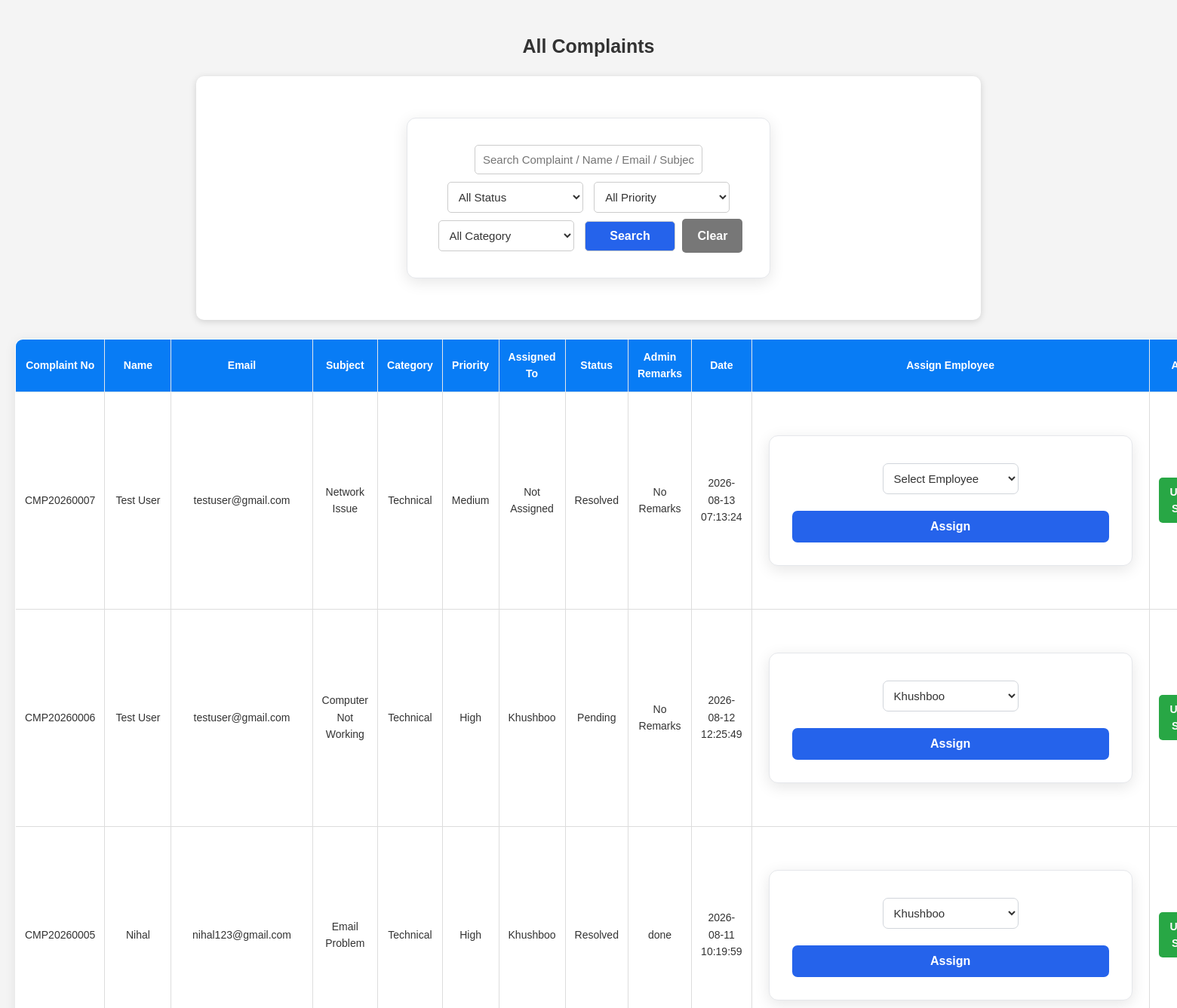
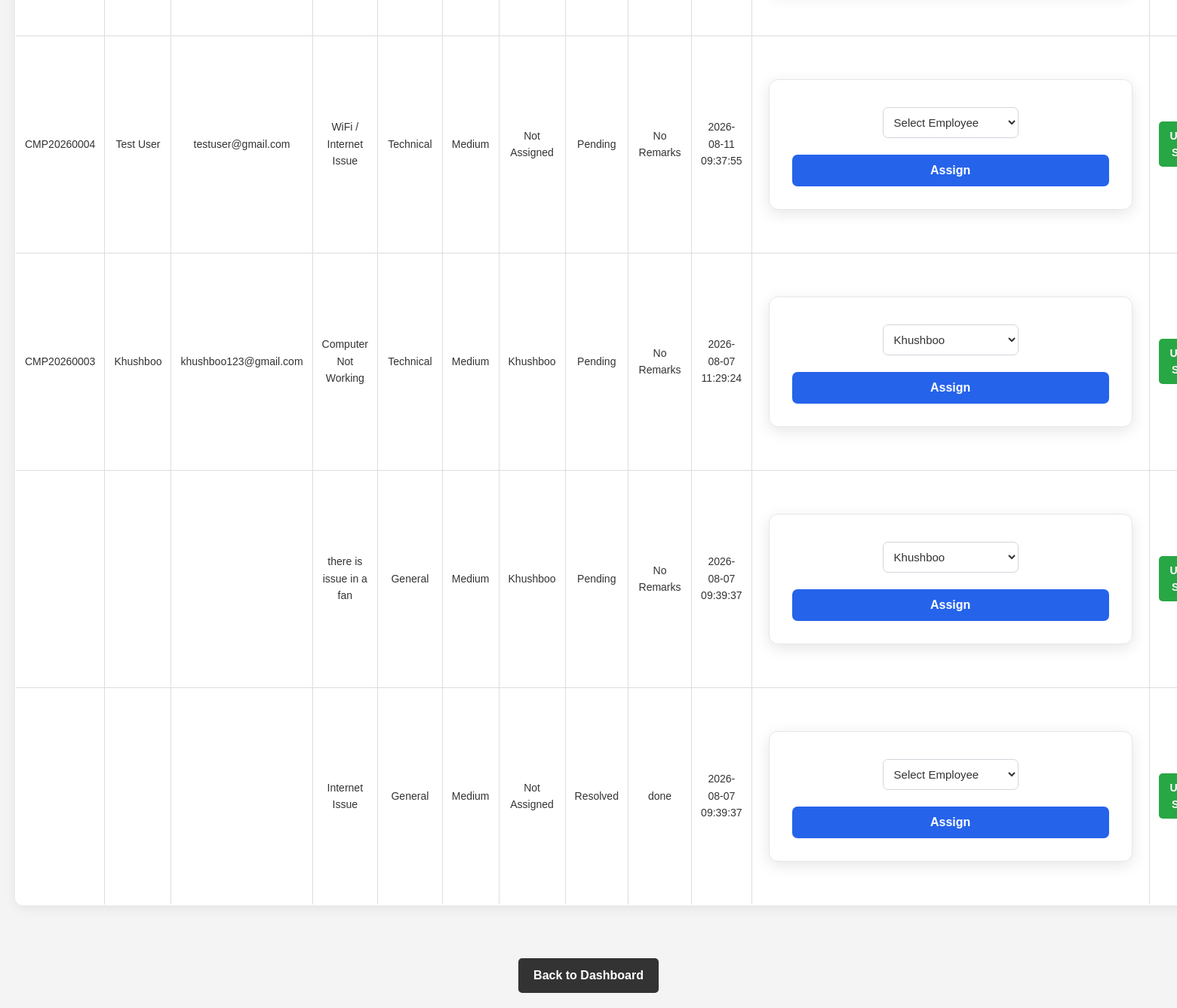
The app's page /view_all_complaints.php (signed in) with its own data (2 pictures, top to bottom).
### tables this page shows
CREATE TABLE `complaints` (
  `id` int(11) NOT NULL,
  `complaint_no` varchar(20) DEFAULT NULL,
  `name` varchar(100) DEFAULT NULL,
  `email` varchar(100) DEFAULT NULL,
  `user_id` int(11) NOT NULL,
  `subject` varchar(200) NOT NULL,
  `description` text NOT NULL,
  `category` varchar(50) DEFAULT 'General',
  `priority` enum('Low','Medium','High') DEFAULT 'Medium',
  `assigned_to` varchar(100) DEFAULT NULL,
  `admin_remarks` text DEFAULT NULL,
  `created_at` timestamp NOT NULL DEFAULT current_timestamp(),
  `updated_at` timestamp NOT NULL DEFAULT current_timestamp() ON UPDATE current_timestamp(),
  `status` varchar(30) DEFAULT 'Pending'
);

CREATE TABLE `employees` (
  `id` int(11) NOT NULL,
  `name` varchar(100) DEFAULT NULL,
  `email` varchar(100) DEFAULT NULL,
  `department` varchar(50) DEFAULT NULL,
  `password` varchar(255) DEFAULT NULL,
  `created_at` timestamp NOT NULL DEFAULT current_timestamp()
);

### view_all_complaints.php (the view, shortened to what this page needs)
<?php
include("../db.php");
$search = isset($_GET['search'])
    ? mysqli_real_escape_string($conn, $_GET['search'])
    : '';
$sql = "SELECT * FROM complaints WHERE 1=1";
$sql .= " ORDER BY id DESC";
$result = mysqli_query($conn, $sql);
$employee_result = mysqli_query(
    $conn,
    "SELECT id, name FROM employees ORDER BY name ASC"
);
$employees = [];
while($employee = mysqli_fetch_assoc($employee_result))
{
    $employees[] = $employee;
}
?>
<!DOCTYPE html>
<html>
<head>
<link rel="stylesheet" href="../css/style.css">
</head>
<body>
<h2>All Complaints</h2>
<div class="search-box">
<form method="GET">
<input
    type="text"
    name="search"
    placeholder="Search Complaint / Name / Email / Subject"
    value="<?php echo htmlspecialchars($search); ?>"
>
<select name="status">
<option value="">All Status</option>
</select>
<select name="priority">
<option value="">All Priority</option>
</select>
<select name="category">
<option value="">All Category</option>
</select>
<input
    type="submit"
    value="Search"
    class="search-btn"
>
<a
    href="view_all_complaints.php"
    class="clear-btn"
>
Clear
</a>
</form>
</div>
<table>
<tr>
<th>Complaint No</th>
<th>Name</th>
<th>Email</th>
<th>Subject</th>
<th>Category</th>
<th>Priority</th>
<th>Assigned To</th>
<th>Status</th>
<th>Admin Remarks</th>
<th>Date</th>
<th>Assign Employee</th>
<th>Action</th>
</tr>
<?php
if(mysqli_num_rows($result) > 0)
{
    while($row = mysqli_fetch_assoc($result))
    {
?>
<tr>
<td>
<?php
echo htmlspecialchars($row['complaint_no']);
?>
</td>
<td>
<?php
echo htmlspecialchars($row['name']);
?>
</td>
<td>
<?php
echo htmlspecialchars($row['email']);
?>
</td>
<td>
<?php
echo htmlspecialchars($row['subject']);
?>
</td>
<td>
<?php
echo htmlspecialchars($row['category']);
?>
</td>
<td>
<?php
echo htmlspecialchars($row['priority']);
?>
</td>
<td>
<?php
if(!empty($row['assigned_to']))
{
    echo htmlspecialchars($row['assigned_to']);
}
else
{
    echo "Not Assigned";
}
?>
</td>
<td>
<?php
echo htmlspecialchars($row['status']);
?>
</td>
<td>
<?php
if(!empty($row['admin_remarks']))
{
    echo htmlspecialchars($row['admin_remarks']);
}
else
{
    echo "No Remarks";
}
?>
</td>
<td>
<?php
echo htmlspecialchars($row['created_at']);
?>
</td>
<td>
<div class="assign-box">
<form method="POST">
<select name="employee_id" required>
<option value="">
Select Employee
</option>
<?php
foreach($employees as $employee)
{
?>
<option
    value="<?php echo $employee['id']; ?>"
    <?php
    if(
        !empty($row['assigned_to'])
        &&
        $row['assigned_to'] == $employee['name']
    )
    {
        echo "selected";
    }
    ?>
>
<?php
echo htmlspecialchars($employee['name']);
?>
</option>
<?php
}
?>
</select>
<br>
<input
    type="submit"
    name="assign"
    value="Assign"
    class="assign-btn"
>
</form>
</div>
</td>
<td>
<a
    href="update_status.php?id=<?php echo $row['id']; ?>"
    class="update-btn"
>
Update Status
</a>
</td>
</tr>
<?php
    }
}
?>
</table>
<br>
<center>
<a
    href="admin_dashboard.php"
    class="back-btn"
>
Back to Dashboard
</a>
</center>
</body>
</html>

### style.css (style rules this page uses)
body { font-family: Arial, Helvetica, sans-serif; background-color: #f5f7fb; color: #333333; line-height: 1.6; padding: 20px; }
h1, h2, h3 { text-align: center; color: #1f2937; }
h2 { font-size: 25px; margin-bottom: 18px; }
a { text-decoration: none; color: #2563eb; font-weight: 600; transition: 0.3s; }
form { width: 420px; max-width: 95%; margin: 35px auto; background-color: #ffffff; padding: 30px; border-radius: 12px; border: 1px solid #e5e7eb; box-shadow: 0 5px 20px rgba(0, 0, 0, 0.10); }
input[type="text"], input[type="email"], input[type="password"], input[type="number"], textarea, select { width: 100%; padding: 11px 12px; margin: 6px 0 12px; border: 1px solid #d1d5db; border-radius: 7px; background-color: #ffffff; color: #333333; font-size: 15px; outline: none; transition: 0.3s; }
input[type="submit"] { width: 100%; background-color: #2563eb; color: #ffffff; border: none; padding: 12px; margin-top: 10px; border-radius: 7px; font-size: 16px; font-weight: bold; cursor: pointer; transition: 0.3s; }
table { width: 95%; margin: 25px auto; border-collapse: collapse; background-color: #ffffff; border-radius: 10px; overflow: hidden; box-shadow: 0 3px 15px rgba(0, 0, 0, 0.08); }
th { background-color: #2563eb; color: #ffffff; padding: 13px 10px; text-align: center; font-size: 14px; }
td { padding: 12px 10px; text-align: center; border-bottom: 1px solid #e5e7eb; font-size: 14px; }
table, th, td { border: 1px solid #e5e7eb; }
.search-box { width: 95%; max-width: 1000px; margin: 20px auto; padding: 20px; background-color: #ffffff; border-radius: 10px; box-shadow: 0 3px 12px rgba(0, 0, 0, 0.07); }
.search-box input, .search-box select { width: auto; min-width: 180px; margin: 5px; }
.search-box input[type="submit"] { width: auto; min-width: 120px; }

### view_all_complaints.php (style rules this page uses)
body { font-family: Arial, sans-serif; background-color: #f4f4f4; margin: 0; padding: 20px; }
h2 { text-align: center; color: #333; }
.search-box { background: white; padding: 20px; margin: 20px auto; width: 90%; text-align: center; border-radius: 10px; box-shadow: 0 2px 10px rgba(0,0,0,0.15); }
.search-box input, .search-box select { padding: 10px; margin: 5px; border: 1px solid #ccc; border-radius: 5px; }
.search-box input[type="text"] { width: 280px; }
.search-btn { padding: 10px 20px; background-color: #087cf5; color: white; border: none; border-radius: 5px; cursor: pointer; }
.clear-btn { display: inline-block; padding: 10px 20px; background-color: #777; color: white; text-decoration: none; border-radius: 5px; }
table { width: 100%; border-collapse: collapse; background-color: white; }
th { background-color: #087cf5; color: white; padding: 12px; }
td { padding: 12px; border: 1px solid #ddd; text-align: center; }
.assign-box { padding: 10px; }
.assign-box select { padding: 10px; width: 180px; }
.assign-btn { margin-top: 10px; padding: 8px 18px; background-color: #087cf5; color: white; border: none; border-radius: 5px; cursor: pointer; }
.update-btn { display: inline-block; padding: 8px 15px; background-color: #28a745; color: white; text-decoration: none; border-radius: 5px; }
.back-btn { display: inline-block; margin-top: 20px; padding: 10px 20px; background-color: #333; color: white; text-decoration: none; border-radius: 5px; }

### records on screen
complaints: complaint_no "CMP20260007", name "Test User", email "testuser@gmail.com", subject "Network Issue", category "Technical", priority "Medium", assigned_to "Not Assigned", status "Resolved", admin_remarks "No Remarks", created_at "2026-08-13 07:13:24"
complaints: complaint_no "CMP20260006", name "Test User", email "testuser@gmail.com", subject "Computer Not Working", category "Technical", priority "High", assigned_to "Khushboo", status "Pending", admin_remarks "No Remarks", created_at "2026-08-12 12:25:49", employee_id "Khushboo"
complaints: complaint_no "CMP20260005", name "Nihal", email "nihal123@gmail.com", subject "Email Problem", category "Technical", priority "High", assigned_to "Khushboo", status "Resolved", admin_remarks "done", created_at "2026-08-11 10:19:59", employee_id "Khushboo"
complaints: complaint_no "CMP20260004", name "Test User", email "testuser@gmail.com", subject "WiFi / Internet Issue", category "Technical", priority "Medium", assigned_to "Not Assigned", status "Pending", admin_remarks "No Remarks", created_at "2026-08-11 09:37:55"
complaints: complaint_no "CMP20260003", name "Khushboo", email "khushboo123@gmail.com", subject "Computer Not Working", category "Technical", priority "Medium", assigned_to "Khushboo", status "Pending", admin_remarks "No Remarks", created_at "2026-08-07 11:29:24", employee_id "Khushboo"
complaints: subject "there is issue in a fan", category "General", priority "Medium", assigned_to "Khushboo", status "Pending", shows "No Remarks", created_at "2026-08-07 09:39:37", employee_id "Khushboo"
complaints: subject "Internet Issue", category "General", priority "Medium", shows "Not Assigned", status "Resolved", admin_remarks "done", created_at "2026-08-07 09:39:37"
